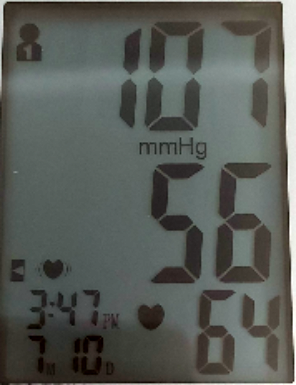
#> input picture inter/bc7541ca0fd1dc8f85c04-roi.png, 296 x 385 px
$ python te.py
#> lines starting #> are read from the running program, lines starting #| are printed output that depends on the picture
# import math
#
# DIGITSDICT = [
#     (1, 1, 1, 1, 1, 1, 0),
#     (0, 1, 1, 0, 0, 0, 0),
#     (1, 1, 0, 1, 1, 0, 1),
#     (1, 1, 1, 1, 0, 0, 1),
#     (0, 1, 1, 0, 0, 1, 1),
#     (1, 1, 1, 0, 0, 1, 1),
#     (1, 0, 1, 1, 0, 1, 1),
#     (1, 0, 1, 1, 1, 1, 1),
#     (1, 1, 1, 0, 0, 0, 0),
#     (1, 1, 1, 1, 1, 1, 1),
#     (1, 1, 1, 1, 0, 1, 1),
#     (0, 1, 1, 1, 1, 0, 1),
# ]
#
# def euclidean_distance(tuple1, tuple2):
#     return math.sqrt(sum((x - y) ** 2 for x, y in zip(tuple1, tuple2)))
#
#
# def find_closest_tuple(target_list, tuple_list):
#     closest_tuple = None
#     closest_distance = float('inf')
#
#     for tuple_item in tuple_list:
#         distance = euclidean_distance(target_list, tuple_item)
#         if distance < closest_distance:
#             closest_tuple = tuple_item
#             closest_distance = distance
#     return closest_tuple
# def replace_tuple_if_not_present(target_tuple, tuple_list):
#     try:
#         index = tuple_list.index(target_tuple)
#     except ValueError:
#         closest_tuple = find_closest_tuple(target_tuple, tuple_list)
#         index = tuple_list.index(closest_tuple)
#     tuple_list[index] = target_tuple
#
# on = [0] * 7
# replace_tuple_if_not_present(on, DIGITSDICT)
# print(on)

import matplotlib.pyplot as plt
import matplotlib.image

image_path = 'inter/bc7541ca0fd1dc8f85c04-roi.png'
img = plt.imread(image_path)
#> img is the input picture: shape (385, 296, 3) float32; mean R, G, B 0.346, 0.362, 0.342

image_path1 = 'inter/3d41c82d9702445c1d133-roi.png'
img1 = plt.imread(image_path1)
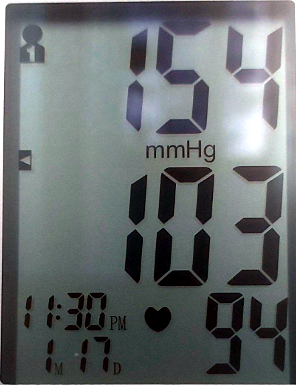
#> input picture inter/3d41c82d9702445c1d133-roi.png, 296 x 385 px
#> img1 is the input picture: shape (385, 296, 3) float32; mean R, G, B 0.405, 0.427, 0.432

image_path2 = 'inter/64d763b23c9defc3b68c2-roi.png'
img2 = plt.imread(image_path2)
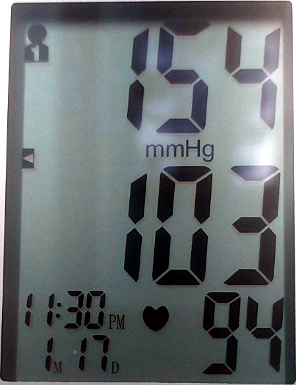
#> input picture inter/64d763b23c9defc3b68c2-roi.png, 296 x 385 px
#> img2 is the input picture: shape (385, 296, 3) float32; mean R, G, B 0.406, 0.429, 0.436

image_path3 = 'inter/e61bbf5dfe462d1874572-roi.png'
img3 = plt.imread(image_path3)
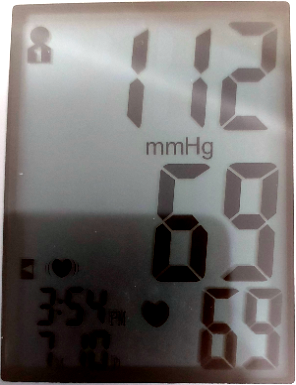
#> input picture inter/e61bbf5dfe462d1874572-roi.png, 296 x 385 px
#> img3 is the input picture: shape (385, 296, 3) float32; mean R, G, B 0.459, 0.442, 0.435

fig, axs = plt.subplots(2, 2)
axs[0, 0].imshow(img)
axs[0, 1].imshow(img1)
axs[1, 1].imshow(img2)
axs[1, 0].imshow(img2)
plt.show()
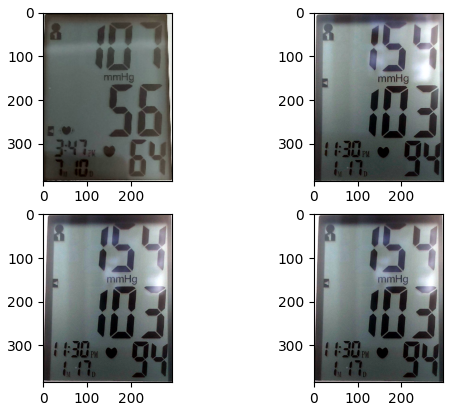
#> figure drawn by matplotlib, 4 panels
